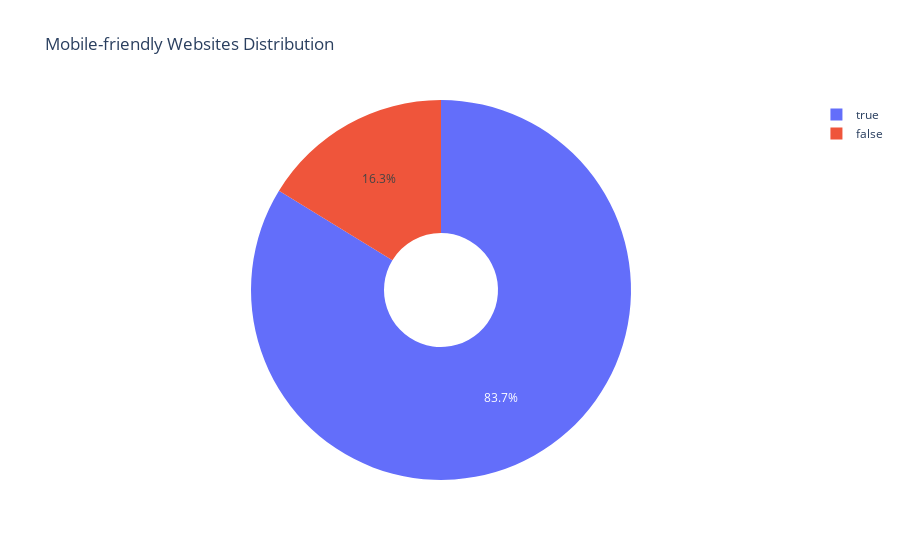

Notebook code for this chart:
### Code cell
# Plot 3: Donut Chart for Distribution of Mobile-friendly websites
fig3 = px.pie(df_metrics, names='is_mobile_friendly', title='Mobile-friendly Websites Distribution', hole=0.3)
fig3.write_html("../../fam-report-site/public/Web-Analytics/mobile_friendly.html")
fig3.show()

### Figure 1 — Plotly figure (JSON) as saved in the notebook; plotly's stock layout.template omitted (floating-point values rounded to 4 significant figures; data arrays with more than 128 entries replaced by an {"elided": "..."} marker saying what was removed)
{"data": [{"domain": {"x": [0, 1], "y": [0, 1]}, "hole": 0.3, "hovertemplate": "is_mobile_friendly=%{label}<extra></extra>", "labels": {"elided": "523 bool values"}, "legendgroup": "", "name": "", "showlegend": true, "type": "pie"}], "layout": {"legend": {"tracegroupgap": 0}, "title": {"text": "Mobile-friendly Websites Distribution"}}}
